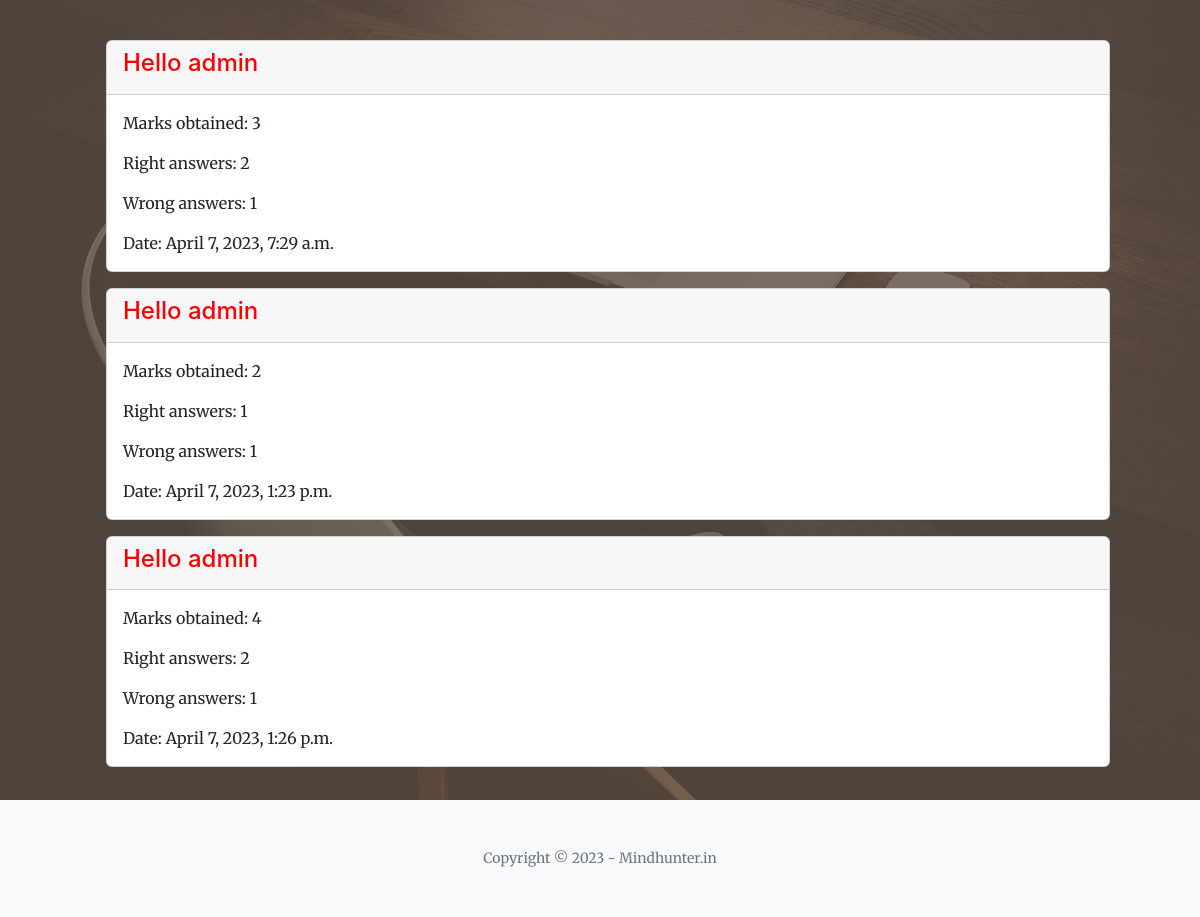
The app's page /web/questions/record (signed in) with its own data.
### quiz/models.py (models this page shows)
class QuizRecord(models.Model):
    marks_obtained=models.PositiveIntegerField()
    right_answer_count=models.PositiveIntegerField()
    wrong_answer_count=models.PositiveIntegerField()
    user=models.ForeignKey(User, on_delete=models.DO_NOTHING)
    result=models.CharField(max_length=200,null=True)
    date=models.DateTimeField(auto_now_add=True)

### quizweb/views.py (the view)
# urls.py: path("questions/record",views.QuizrecordView.as_view(),name="quiz-record"),
@method_decorator(decs,name="dispatch")
class QuizrecordView(ListView):
    model=QuizRecord
    template_name='quiz-record.html'
    context_object_name='records'
    def get_queryset(self):
        return QuizRecord.objects.filter(user=self.request.user)

### quizweb/views.py (called while the page is built)
def signin_required(fn):
    def wrapper(request,*args,**kwargs):
        if  not request.user.is_authenticated:
            return redirect("signin")
        else:
            return fn(request,*args,**kwargs)
    return wrapper

### quizweb/templates/quiz-record.html (shortened to what this page needs)
<!DOCTYPE html>
{%load static%}
<html lang="en">
    <head>
        <link href="https://cdn.jsdelivr.net/npm/bootstrap-icons@1.5.0/font/bootstrap-icons.css" rel="stylesheet" />
        <link href="https://cdnjs.cloudflare.com/ajax/libs/SimpleLightbox/2.1.0/simpleLightbox.min.css" rel="stylesheet" />
        <link href="{%static 'css/styles.css'%}" rel="stylesheet" />
    </head>
    <body id="page-top">
        <nav class="navbar navbar-expand-lg navbar-light fixed-top py-3" id="mainNav">
            <div class="container px-4 px-lg-5">
                <div class="container mt-4">
                    {% for record in records %}
                    <div class="card mb-3">
                        <div class="card-header">
                            <h4 class="card-title" style="color: red;">Hello {{ request.user }}</h4>
                        </div>
                        <div class="card-body">
                            <div class="row">
                                <div class="col-md-6">
                                    <p class="card-text">Marks obtained: {{ record.marks_obtained }}</p>
                                    <p class="card-text">Right answers: {{ record.right_answer_count }}</p>
                                    <p class="card-text">Wrong answers: {{ record.wrong_answer_count }}</p>
                                    <p class="card-text">Date: {{ record.date }}</p>
                                </div>
                                <div class="col-md-6">
                                                                    </div>
                            </div>
                        </div>
                    </div>
                    {% endfor %}
                </div>
            </div>
        </nav>
        <header class="masthead">
            <div class="container px-4 px-lg-5 h-100">
                <div class="row gx-4 gx-lg-5 h-100 align-items-center justify-content-center text-center">
            </div>
        </header>
        <footer class="bg-light py-5">
            <div class="container px-4 px-lg-5"><div class="small text-center text-muted">Copyright &copy; 2023 - Mindhunter.in</div></div>
        </footer>
    </body>
</html>

### records on screen
QuizRecord: marks_obtained "3", right_answer_count "2", wrong_answer_count "1", date "April 7, 2023, 7:29 a.m."
QuizRecord: marks_obtained "2", right_answer_count "1", wrong_answer_count "1", date "April 7, 2023, 1:23 p.m."
QuizRecord: marks_obtained "4", right_answer_count "2", wrong_answer_count "1", date "April 7, 2023, 1:26 p.m."

### other values on screen
{{ request.user }} "admin"
